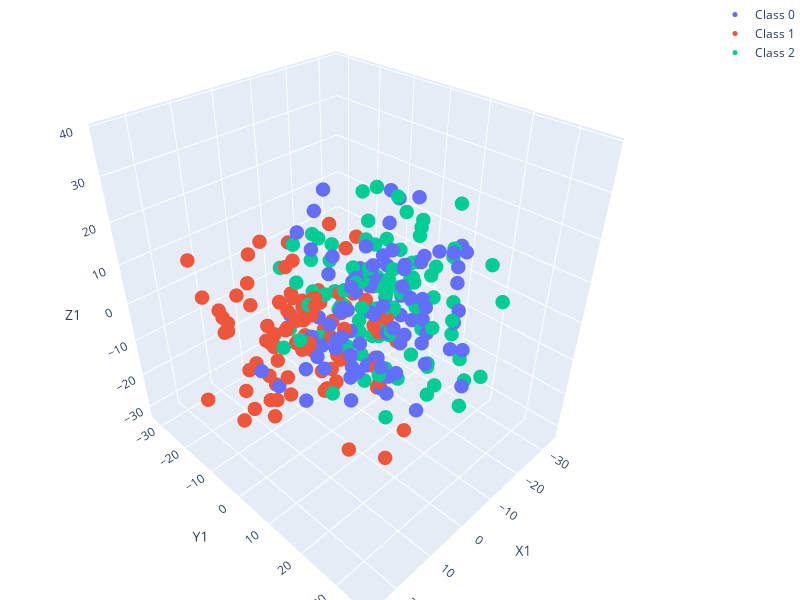

Here is the notebook cell this chart was saved with:
### Code cell
import torch
import numpy as np
# import matplotlib.pyplot as plt

# from datasets import get_dataset
#from basics import train, get_data, accuracy
#from basics import get_data
from extensions import ExtendedData
# from torch_geometric.datasets import StochasticBlockModelDataset
# from synthetic_data import SBM
from nett import sample_dcsbm
# import torch_geometric.utils 

from torch_geometric.data import Data
from sklearn.datasets import make_blobs
# from optimize import evaluate_model, evaluate_params

torch.manual_seed(123)

# import platform
# platform.system()
device = torch.device('cuda' if torch.cuda.is_available() else 'cpu')

plot_net = False

n = 300 # change to 150, 600, 1200
# Create a symmetric tensor with p on the diagonal and q off diagonal

p = 0.015
q = 0.002
K = 3

# Create a tensor filled with q
B = torch.full((K, K), q)
# Fill the diagonal with p
for i in range(K):
    B[i, i] = p

# B = B * 0.2
# data = StochasticBlockModelDataset('data/SBM', [n//3, n//3, n//3], B, num_channels=3, class_sep=.1)[0]
# data = SBM('data/SBM', [n//3, n//3, n//3], B, num_channels=3, class_sep=2)[0]

X, y, centers = make_blobs(
    n_samples=n,
    n_features=K,
    centers=K,
    cluster_std=10,
    random_state=42,
    return_centers=True  # Set this to True to return centersor n =600 SBM
)

data = Data(edge_index = sample_dcsbm(y, B), x = torch.tensor(X).float(), y = torch.tensor(y).long())

# data = get_data('squirrel')

data = ExtendedData.from_dict(data.to_dict())
data.create_masks('balanced')
# data.to('cpu')

# Print mean degree
print(torch.mean(data.get_degrees()))
data.plot_features_3d(use_svd=True)
